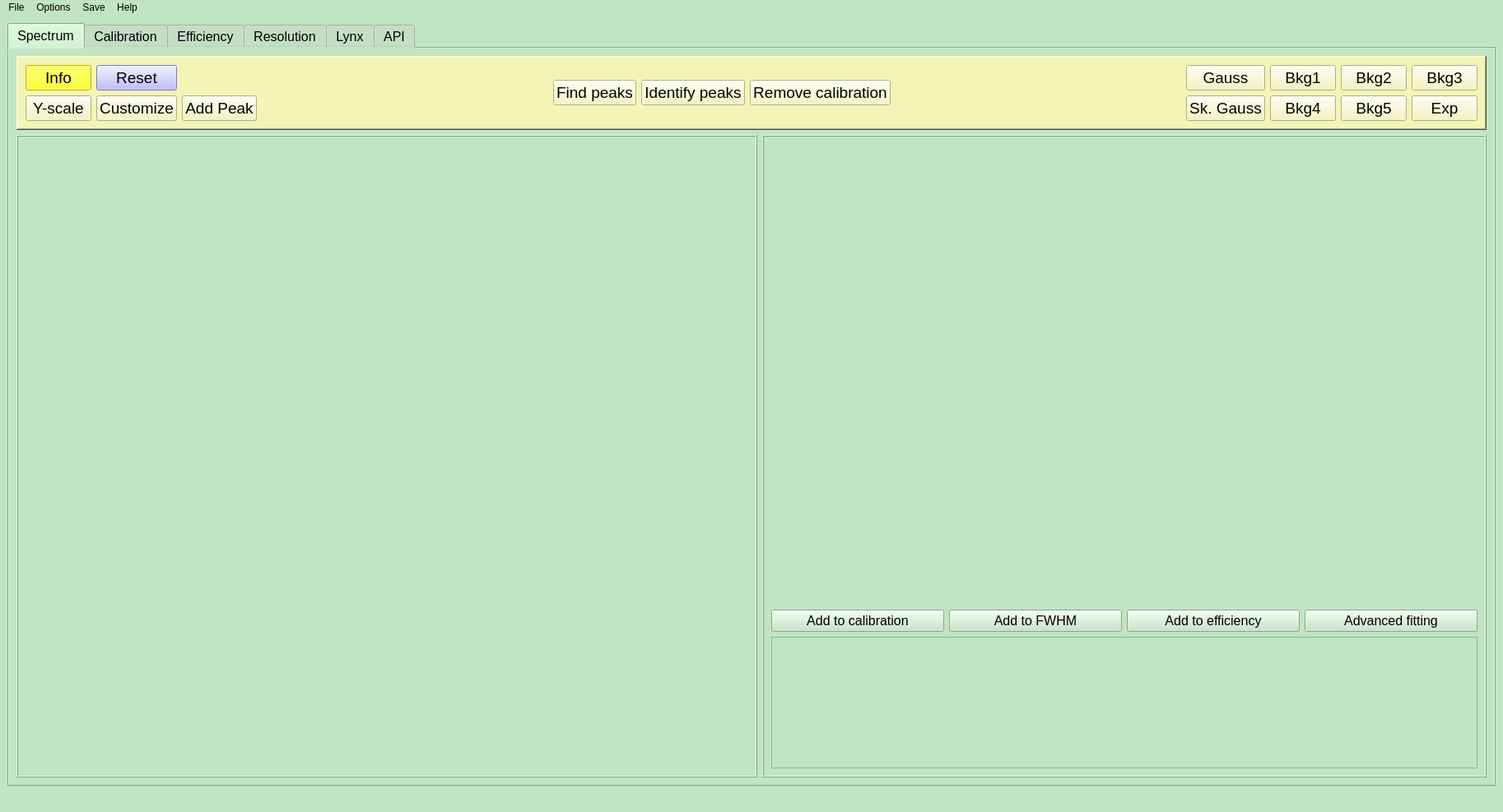
<?xml version="1.0" encoding="UTF-8"?>
<ui version="4.0">
 <class>MainWindow</class>
 <widget class="QMainWindow" name="MainWindow">
  <property name="geometry">
   <rect>
    <x>0</x>
    <y>0</y>
    <width>1826</width>
    <height>987</height>
   </rect>
  </property>
  <property name="windowTitle">
   <string>MainWindow</string>
  </property>
  <property name="styleSheet">
   <string notr="true">background-color: rgb(193, 229, 195);</string>
  </property>
  <widget class="QWidget" name="centralwidget">
   <layout class="QGridLayout" name="gridLayout_2">
    <item row="0" column="0">
     <widget class="QTabWidget" name="tabWidget">
      <property name="enabled">
       <bool>true</bool>
      </property>
      <property name="font">
       <font>
        <pointsize>12</pointsize>
       </font>
      </property>
      <property name="autoFillBackground">
       <bool>true</bool>
      </property>
      <property name="styleSheet">
       <string notr="true"/>
      </property>
      <property name="currentIndex">
       <number>0</number>
      </property>
      <widget class="QWidget" name="tab">
       <attribute name="title">
        <string>Spectrum</string>
       </attribute>
       <layout class="QGridLayout" name="gridLayout_21">
        <item row="0" column="0" colspan="2">
         <widget class="QFrame" name="frame">
          <property name="maximumSize">
           <size>
            <width>16777215</width>
            <height>130</height>
           </size>
          </property>
          <property name="styleSheet">
           <string notr="true">background-color: rgb(244, 244, 183);</string>
          </property>
          <property name="frameShape">
           <enum>QFrame::WinPanel</enum>
          </property>
          <property name="frameShadow">
           <enum>QFrame::Raised</enum>
          </property>
          <layout class="QGridLayout" name="gridLayout_19">
           <item row="0" column="0">
            <layout class="QGridLayout" name="gridLayout_14">
             <property name="sizeConstraint">
              <enum>QLayout::SetDefaultConstraint</enum>
             </property>
             <item row="0" column="4">
              <layout class="QGridLayout" name="gridLayout_3">
               <item row="1" column="0">
                <widget class="QPushButton" name="pushButton_gauss2">
                 <property name="font">
                  <font>
                   <pointsize>14</pointsize>
                  </font>
                 </property>
                 <property name="text">
                  <string>Sk. Gauss</string>
                 </property>
                </widget>
               </item>
               <item row="0" column="3">
                <widget class="QPushButton" name="pushButton_poly3">
                 <property name="font">
                  <font>
                   <pointsize>14</pointsize>
                  </font>
                 </property>
                 <property name="text">
                  <string>Bkg3</string>
                 </property>
                </widget>
               </item>
               <item row="1" column="3">
                <widget class="QPushButton" name="pushButton_exp">
                 <property name="font">
                  <font>
                   <pointsize>14</pointsize>
                  </font>
                 </property>
                 <property name="text">
                  <string>Exp</string>
                 </property>
                </widget>
               </item>
               <item row="0" column="1">
                <widget class="QPushButton" name="pushButton_poly1">
                 <property name="font">
                  <font>
                   <pointsize>14</pointsize>
                  </font>
                 </property>
                 <property name="text">
                  <string>Bkg1</string>
                 </property>
                </widget>
               </item>
               <item row="1" column="2">
                <widget class="QPushButton" name="pushButton_poly5">
                 <property name="font">
                  <font>
                   <pointsize>14</pointsize>
                  </font>
                 </property>
                 <property name="text">
                  <string>Bkg5</string>
                 </property>
                </widget>
               </item>
               <item row="0" column="2">
                <widget class="QPushButton" name="pushButton_poly2">
                 <property name="font">
                  <font>
                   <pointsize>14</pointsize>
                  </font>
                 </property>
                 <property name="text">
                  <string>Bkg2</string>
                 </property>
                </widget>
               </item>
               <item row="1" column="1">
                <widget class="QPushButton" name="pushButton_poly4">
                 <property name="font">
                  <font>
                   <pointsize>14</pointsize>
                  </font>
                 </property>
                 <property name="text">
                  <string>Bkg4</string>
                 </property>
                </widget>
               </item>
               <item row="0" column="0">
                <widget class="QPushButton" name="pushButton_gauss">
                 <property name="font">
                  <font>
                   <pointsize>14</pointsize>
                  </font>
                 </property>
                 <property name="text">
                  <string>Gauss</string>
                 </property>
                </widget>
               </item>
              </layout>
             </item>
             <item row="0" column="0">
              <layout class="QGridLayout" name="gridLayout_13">
               <item row="1" column="0">
                <widget class="QPushButton" name="pushButton_scale">
                 <property name="font">
                  <font>
                   <pointsize>14</pointsize>
                  </font>
                 </property>
                 <property name="text">
                  <string>Y-scale</string>
                 </property>
                </widget>
               </item>
               <item row="1" column="2">
                <widget class="QPushButton" name="button_add_peak">
                 <property name="font">
                  <font>
                   <pointsize>14</pointsize>
                  </font>
                 </property>
                 <property name="text">
                  <string>Add Peak</string>
                 </property>
                </widget>
               </item>
               <item row="1" column="1">
                <widget class="QPushButton" name="button_customize">
                 <property name="font">
                  <font>
                   <pointsize>14</pointsize>
                  </font>
                 </property>
                 <property name="text">
                  <string>Customize</string>
                 </property>
                </widget>
               </item>
               <item row="0" column="0">
                <widget class="QPushButton" name="button_info_main">
                 <property name="font">
                  <font>
                   <pointsize>14</pointsize>
                  </font>
                 </property>
                 <property name="styleSheet">
                  <string notr="true">background-color: rgb(255, 255, 0);</string>
                 </property>
                 <property name="text">
                  <string>Info</string>
                 </property>
                </widget>
               </item>
               <item row="0" column="1">
                <widget class="QPushButton" name="button_reset">
                 <property name="font">
                  <font>
                   <pointsize>14</pointsize>
                  </font>
                 </property>
                 <property name="styleSheet">
                  <string notr="true">background-color: rgb(170, 170, 255);</string>
                 </property>
                 <property name="text">
                  <string>Reset</string>
                 </property>
                </widget>
               </item>
              </layout>
             </item>
             <item row="0" column="2">
              <layout class="QGridLayout" name="gridLayout_12">
               <item row="0" column="2">
                <widget class="QPushButton" name="button_identify_peaks">
                 <property name="font">
                  <font>
                   <pointsize>14</pointsize>
                  </font>
                 </property>
                 <property name="text">
                  <string>Identify peaks</string>
                 </property>
                </widget>
               </item>
               <item row="0" column="1">
                <widget class="QPushButton" name="button_find_peaks">
                 <property name="font">
                  <font>
                   <pointsize>14</pointsize>
                  </font>
                 </property>
                 <property name="text">
                  <string>Find peaks</string>
                 </property>
                </widget>
               </item>
               <item row="0" column="3">
                <widget class="QPushButton" name="button_remove_cal">
                 <property name="font">
                  <font>
                   <pointsize>14</pointsize>
                  </font>
                 </property>
                 <property name="text">
                  <string>Remove calibration</string>
                 </property>
                </widget>
               </item>
              </layout>
             </item>
             <item row="0" column="1">
              <spacer name="horizontalSpacer_24">
               <property name="orientation">
                <enum>Qt::Horizontal</enum>
               </property>
               <property name="sizeHint" stdset="0">
                <size>
                 <width>44</width>
                 <height>20</height>
                </size>
               </property>
              </spacer>
             </item>
             <item row="0" column="3">
              <spacer name="horizontalSpacer_6">
               <property name="orientation">
                <enum>Qt::Horizontal</enum>
               </property>
               <property name="sizeHint" stdset="0">
                <size>
                 <width>6</width>
                 <height>17</height>
                </size>
               </property>
              </spacer>
             </item>
            </layout>
           </item>
          </layout>
         </widget>
        </item>
        <item row="1" column="0">
         <widget class="QFrame" name="frame_2">
          <property name="minimumSize">
           <size>
            <width>900</width>
            <height>0</height>
           </size>
          </property>
          <property name="maximumSize">
           <size>
            <width>16777215</width>
            <height>16777215</height>
           </size>
          </property>
          <property name="frameShape">
           <enum>QFrame::Box</enum>
          </property>
          <property name="frameShadow">
           <enum>QFrame::Raised</enum>
          </property>
          <layout class="QGridLayout" name="gridLayout_18">
           <item row="0" column="0">
            <widget class="MplWidget" name="main_plot" native="true">
             <property name="autoFillBackground">
              <bool>false</bool>
             </property>
            </widget>
           </item>
          </layout>
         </widget>
        </item>
        <item row="1" column="1">
         <widget class="QFrame" name="frame_3">
          <property name="maximumSize">
           <size>
            <width>980</width>
            <height>16777215</height>
           </size>
          </property>
          <property name="frameShape">
           <enum>QFrame::Box</enum>
          </property>
          <property name="frameShadow">
           <enum>QFrame::Raised</enum>
          </property>
          <layout class="QGridLayout" name="gridLayout_20">
           <item row="0" column="0">
            <layout class="QGridLayout" name="gridLayout_17">
             <item row="0" column="0">
              <widget class="MplWidget" name="fit_plot" native="true">
               <property name="minimumSize">
                <size>
                 <width>0</width>
                 <height>450</height>
                </size>
               </property>
               <property name="maximumSize">
                <size>
                 <width>2000</width>
                 <height>2000</height>
                </size>
               </property>
               <property name="autoFillBackground">
                <bool>false</bool>
               </property>
              </widget>
             </item>
             <item row="1" column="0">
              <layout class="QGridLayout" name="gridLayout_16">
               <item row="0" column="0">
                <widget class="QPushButton" name="button_add_cal">
                 <property name="font">
                  <font>
                   <pointsize>12</pointsize>
                  </font>
                 </property>
                 <property name="text">
                  <string>Add to calibration</string>
                 </property>
                </widget>
               </item>
               <item row="0" column="1">
                <widget class="QPushButton" name="button_add_fwhm">
                 <property name="font">
                  <font>
                   <pointsize>12</pointsize>
                  </font>
                 </property>
                 <property name="text">
                  <string>Add to FWHM</string>
                 </property>
                </widget>
               </item>
               <item row="0" column="2">
                <widget class="QPushButton" name="button_add_eff">
                 <property name="font">
                  <font>
                   <pointsize>12</pointsize>
                  </font>
                 </property>
                 <property name="text">
                  <string>Add to efficiency</string>
                 </property>
                </widget>
               </item>
               <item row="0" column="3">
                <widget class="QPushButton" name="button_adv_fit">
                 <property name="font">
                  <font>
                   <pointsize>12</pointsize>
                  </font>
                 </property>
                 <property name="text">
                  <string>Advanced fitting</string>
                 </property>
                </widget>
               </item>
              </layout>
             </item>
             <item row="2" column="0">
              <widget class="QScrollArea" name="table_fit_area">
               <property name="maximumSize">
                <size>
                 <width>16777215</width>
                 <height>160</height>
                </size>
               </property>
               <property name="verticalScrollBarPolicy">
                <enum>Qt::ScrollBarAlwaysOff</enum>
               </property>
               <property name="horizontalScrollBarPolicy">
                <enum>Qt::ScrollBarAlwaysOff</enum>
               </property>
               <property name="widgetResizable">
                <bool>true</bool>
               </property>
               <widget class="QWidget" name="scrollAreaWidgetContents">
                <property name="geometry">
                 <rect>
                  <x>0</x>
                  <y>0</y>
                  <width>839</width>
                  <height>158</height>
                 </rect>
                </property>
               </widget>
              </widget>
             </item>
            </layout>
           </item>
          </layout>
         </widget>
        </item>
       </layout>
       <zorder>frame_3</zorder>
       <zorder>frame</zorder>
       <zorder>frame_2</zorder>
      </widget>
      <widget class="QWidget" name="tab_3">
       <attribute name="title">
        <string>Calibration</string>
       </attribute>
       <layout class="QGridLayout" name="gridLayout_4">
        <item row="0" column="0">
         <widget class="QPushButton" name="button_origin">
          <property name="font">
           <font>
            <pointsize>14</pointsize>
           </font>
          </property>
          <property name="text">
           <string>Origin yes/no</string>
          </property>
         </widget>
        </item>
        <item row="0" column="1">
         <spacer name="horizontalSpacer_12">
          <property name="orientation">
           <enum>Qt::Horizontal</enum>
          </property>
          <property name="sizeHint" stdset="0">
           <size>
            <width>89</width>
            <height>20</height>
           </size>
          </property>
         </spacer>
        </item>
        <item row="0" column="2">
         <widget class="QLabel" name="label_order">
          <property name="font">
           <font>
            <pointsize>12</pointsize>
           </font>
          </property>
          <property name="text">
           <string>&lt;html&gt;&lt;head/&gt;&lt;body&gt;&lt;p&gt;Fit order:&lt;/p&gt;&lt;/body&gt;&lt;/html&gt;</string>
          </property>
         </widget>
        </item>
        <item row="0" column="3">
         <widget class="QPushButton" name="button_cal1">
          <property name="font">
           <font>
            <pointsize>14</pointsize>
           </font>
          </property>
          <property name="text">
           <string>n=1</string>
          </property>
         </widget>
        </item>
        <item row="0" column="4">
         <widget class="QPushButton" name="button_cal2">
          <property name="font">
           <font>
            <pointsize>14</pointsize>
           </font>
          </property>
          <property name="text">
           <string>n=2</string>
          </property>
         </widget>
        </item>
        <item row="0" column="5">
         <widget class="QPushButton" name="button_cal3">
          <property name="font">
           <font>
            <pointsize>14</pointsize>
           </font>
          </property>
          <property name="text">
           <string>n=3</string>
          </property>
         </widget>
        </item>
        <item row="0" column="6">
         <spacer name="horizontalSpacer_18">
          <property name="orientation">
           <enum>Qt::Horizontal</enum>
          </property>
          <property name="sizeHint" stdset="0">
           <size>
            <width>19</width>
            <height>20</height>
           </size>
          </property>
         </spacer>
        </item>
        <item row="0" column="7">
         <widget class="QPushButton" name="button_apply_cal">
          <property name="font">
           <font>
            <pointsize>14</pointsize>
           </font>
          </property>
          <property name="text">
           <string>Apply calibration</string>
          </property>
         </widget>
        </item>
        <item row="0" column="8">
         <spacer name="horizontalSpacer_14">
          <property name="orientation">
           <enum>Qt::Horizontal</enum>
          </property>
          <property name="sizeHint" stdset="0">
           <size>
            <width>81</width>
            <height>20</height>
           </size>
          </property>
         </spacer>
        </item>
        <item row="0" column="9">
         <widget class="QPushButton" name="button_cal_eqns">
          <property name="font">
           <font>
            <pointsize>14</pointsize>
           </font>
          </property>
          <property name="text">
           <string>Set Equations</string>
          </property>
         </widget>
        </item>
        <item row="0" column="10">
         <spacer name="horizontalSpacer_15">
          <property name="orientation">
           <enum>Qt::Horizontal</enum>
          </property>
          <property name="sizeHint" stdset="0">
           <size>
            <width>210</width>
            <height>20</height>
           </size>
          </property>
         </spacer>
        </item>
        <item row="0" column="11">
         <widget class="QPushButton" name="button_reset_cal">
          <property name="font">
           <font>
            <pointsize>14</pointsize>
           </font>
          </property>
          <property name="text">
           <string>Reset</string>
          </property>
         </widget>
        </item>
        <item row="0" column="12">
         <spacer name="horizontalSpacer_13">
          <property name="orientation">
           <enum>Qt::Horizontal</enum>
          </property>
          <property name="sizeHint" stdset="0">
           <size>
            <width>89</width>
            <height>20</height>
           </size>
          </property>
         </spacer>
        </item>
        <item row="1" column="0" colspan="13">
         <widget class="MplWidget" name="cal_plot" native="true">
          <property name="mouseTracking">
           <bool>false</bool>
          </property>
          <property name="autoFillBackground">
           <bool>false</bool>
          </property>
         </widget>
        </item>
       </layout>
      </widget>
      <widget class="QWidget" name="tab_4">
       <attribute name="title">
        <string>Efficiency</string>
       </attribute>
       <layout class="QGridLayout" name="gridLayout_6">
        <item row="0" column="0">
         <spacer name="horizontalSpacer_22">
          <property name="orientation">
           <enum>Qt::Horizontal</enum>
          </property>
          <property name="sizeHint" stdset="0">
           <size>
            <width>40</width>
            <height>20</height>
           </size>
          </property>
         </spacer>
        </item>
        <item row="0" column="1">
         <widget class="QPushButton" name="button_yscale_eff">
          <property name="font">
           <font>
            <pointsize>14</pointsize>
           </font>
          </property>
          <property name="text">
           <string>Y-scale</string>
          </property>
         </widget>
        </item>
        <item row="0" column="2">
         <spacer name="horizontalSpacer_21">
          <property name="orientation">
           <enum>Qt::Horizontal</enum>
          </property>
          <property name="sizeHint" stdset="0">
           <size>
            <width>40</width>
            <height>20</height>
           </size>
          </property>
         </spacer>
        </item>
        <item row="0" column="3">
         <widget class="QPushButton" name="button_fit1_eff">
          <property name="font">
           <font>
            <pointsize>14</pointsize>
           </font>
          </property>
          <property name="text">
           <string>Fit 1</string>
          </property>
         </widget>
        </item>
        <item row="0" column="4">
         <spacer name="horizontalSpacer_23">
          <property name="orientation">
           <enum>Qt::Horizontal</enum>
          </property>
          <property name="sizeHint" stdset="0">
           <size>
            <width>40</width>
            <height>20</height>
           </size>
          </property>
         </spacer>
        </item>
        <item row="0" column="5">
         <widget class="QPushButton" name="button_fit2_eff">
          <property name="font">
           <font>
            <pointsize>14</pointsize>
           </font>
          </property>
          <property name="text">
           <string>Fit 2</string>
          </property>
         </widget>
        </item>
        <item row="0" column="6">
         <spacer name="horizontalSpacer_7">
          <property name="orientation">
           <enum>Qt::Horizontal</enum>
          </property>
          <property name="sizeHint" stdset="0">
           <size>
            <width>1286</width>
            <height>20</height>
           </size>
          </property>
         </spacer>
        </item>
        <item row="0" column="7">
         <widget class="QPushButton" name="button_reset_eff">
          <property name="font">
           <font>
            <pointsize>14</pointsize>
           </font>
          </property>
          <property name="text">
           <string>Reset</string>
          </property>
         </widget>
        </item>
        <item row="1" column="0" colspan="8">
         <widget class="MplWidget" name="efficiency_plot" native="true">
          <property name="mouseTracking">
           <bool>false</bool>
          </property>
          <property name="autoFillBackground">
           <bool>false</bool>
          </property>
         </widget>
        </item>
       </layout>
      </widget>
      <widget class="QWidget" name="tab_5">
       <attribute name="title">
        <string>Resolution</string>
       </attribute>
       <layout class="QGridLayout" name="gridLayout_5">
        <item row="0" column="0">
         <widget class="QPushButton" name="button_origin_fwhm">
          <property name="font">
           <font>
            <pointsize>14</pointsize>
           </font>
          </property>
          <property name="text">
           <string>Origin yes/no</string>
          </property>
         </widget>
        </item>
        <item row="0" column="1">
         <widget class="QPushButton" name="button_fwhm1">
          <property name="font">
           <font>
            <pointsize>14</pointsize>
            <weight>50</weight>
            <bold>false</bold>
           </font>
          </property>
          <property name="text">
           <string>Fit order = 1</string>
          </property>
         </widget>
        </item>
        <item row="0" column="2">
         <widget class="QPushButton" name="button_fwhm2">
          <property name="font">
           <font>
            <pointsize>14</pointsize>
            <weight>50</weight>
            <bold>false</bold>
           </font>
          </property>
          <property name="text">
           <string>Fit order = 2</string>
          </property>
         </widget>
        </item>
        <item row="0" column="3">
         <widget class="QPushButton" name="button_extrapolate">
          <property name="font">
           <font>
            <pointsize>14</pointsize>
           </font>
          </property>
          <property name="text">
           <string>Extrapolate</string>
          </property>
         </widget>
        </item>
        <item row="0" column="4">
         <spacer name="horizontalSpacer_4">
          <property name="orientation">
           <enum>Qt::Horizontal</enum>
          </property>
          <property name="sizeHint" stdset="0">
           <size>
            <width>1110</width>
            <height>20</height>
           </size>
          </property>
         </spacer>
        </item>
        <item row="0" column="5">
         <widget class="QPushButton" name="button_reset_fwhm">
          <property name="font">
           <font>
            <pointsize>14</pointsize>
           </font>
          </property>
          <property name="text">
           <string>Reset </string>
          </property>
         </widget>
        </item>
        <item row="0" column="6">
         <spacer name="horizontalSpacer_5">
          <property name="orientation">
           <enum>Qt::Horizontal</enum>
          </property>
          <property name="sizeHint" stdset="0">
           <size>
            <width>14</width>
            <height>20</height>
           </size>
          </property>
         </spacer>
        </item>
        <item row="1" column="0" colspan="7">
         <widget class="MplWidget" name="resolution_plot" native="true">
          <property name="mouseTracking">
           <bool>false</bool>
          </property>
          <property name="autoFillBackground">
           <bool>false</bool>
          </property>
         </widget>
        </item>
       </layout>
      </widget>
      <widget class="QWidget" name="tab_lynx">
       <attribute name="title">
        <string>Lynx</string>
       </attribute>
       <layout class="QGridLayout" name="gridLayout_7">
        <item row="0" column="4">
         <widget class="QPushButton" name="button_lynx_yscale">
          <property name="font">
           <font>
            <pointsize>14</pointsize>
           </font>
          </property>
          <property name="text">
           <string>Y-scale</string>
          </property>
         </widget>
        </item>
        <item row="0" column="0">
         <widget class="QPushButton" name="button_load_tlist">
          <property name="font">
           <font>
            <pointsize>14</pointsize>
           </font>
          </property>
          <property name="text">
           <string>Load tlist file</string>
          </property>
         </widget>
        </item>
        <item row="0" column="1">
         <spacer name="horizontalSpacer_8">
          <property name="orientation">
           <enum>Qt::Horizontal</enum>
          </property>
          <property name="sizeHint" stdset="0">
           <size>
            <width>1222</width>
            <height>20</height>
           </size>
          </property>
         </spacer>
        </item>
        <item row="0" column="3">
         <widget class="QPushButton" name="button_reset_1">
          <property name="font">
           <font>
            <pointsize>14</pointsize>
           </font>
          </property>
          <property name="text">
           <string>Reset plot 1</string>
          </property>
         </widget>
        </item>
        <item row="0" column="2">
         <widget class="QPushButton" name="button_send_to_spect">
          <property name="font">
           <font>
            <pointsize>14</pointsize>
           </font>
          </property>
          <property name="text">
           <string>Send to Spectrum</string>
          </property>
         </widget>
        </item>
        <item row="1" column="0" colspan="5">
         <widget class="MplWidget" name="lynx_plot" native="true">
          <property name="mouseTracking">
           <bool>false</bool>
          </property>
          <property name="autoFillBackground">
           <bool>false</bool>
          </property>
          <widget class="QWidget" name="layoutWidget">
           <property name="geometry">
            <rect>
             <x>20</x>
             <y>390</y>
             <width>801</width>
             <height>185</height>
            </rect>
           </property>
           <layout class="QGridLayout" name="gridLayout_11">
            <item row="0" column="0">
             <widget class="QGroupBox" name="groupBox">
              <property name="maximumSize">
               <size>
                <width>461</width>
                <height>16777215</height>
               </size>
              </property>
              <property name="font">
               <font>
                <pointsize>10</pointsize>
               </font>
              </property>
              <property name="title">
               <string>Time histogram</string>
              </property>
              <layout class="QGridLayout" name="gridLayout_9">
               <item row="0" column="0">
                <widget class="QLabel" name="label_3">
                 <property name="font">
                  <font>
                   <pointsize>10</pointsize>
                  </font>
                 </property>
                 <property name="text">
                  <string>period [us] = </string>
                 </property>
                </widget>
               </item>
               <item row="0" column="1">
                <widget class="QLineEdit" name="edit_period"/>
               </item>
               <item row="0" column="2">
                <widget class="QLabel" name="label_4">
                 <property name="font">
                  <font>
                   <pointsize>10</pointsize>
                  </font>
                 </property>
                 <property name="text">
                  <string>bins =</string>
                 </property>
                </widget>
               </item>
               <item row="0" column="3">
                <widget class="QLineEdit" name="edit_tbins"/>
               </item>
               <item row="0" column="4">
                <widget class="QPushButton" name="button_apply_lynx">
                 <property name="text">
                  <string>Apply</string>
                 </property>
                </widget>
               </item>
              </layout>
             </widget>
            </item>
            <item row="0" column="1">
             <widget class="QGroupBox" name="groupBox_2">
              <property name="font">
               <font>
                <pointsize>10</pointsize>
               </font>
              </property>
              <property name="title">
               <string>Energy filter</string>
              </property>
              <layout class="QGridLayout" name="gridLayout_10">
               <item row="0" column="0">
                <widget class="QLabel" name="label_5">
                 <property name="font">
                  <font>
                   <pointsize>10</pointsize>
                  </font>
                 </property>
                 <property name="text">
                  <string>bins =</string>
                 </property>
                </widget>
               </item>
               <item row="0" column="1">
                <widget class="QLineEdit" name="edit_dt_bins"/>
               </item>
               <item row="0" column="2">
                <widget class="QPushButton" name="button_apply_lynx_e">
                 <property name="text">
                  <string>Apply</string>
                 </property>
                </widget>
               </item>
              </layout>
             </widget>
            </item>
            <item row="1" column="0">
             <widget class="QGroupBox" name="box_trange">
              <property name="maximumSize">
               <size>
                <width>461</width>
                <height>16777215</height>
               </size>
              </property>
              <property name="font">
               <font>
                <pointsize>10</pointsize>
               </font>
              </property>
              <property name="title">
               <string>Time range [us]</string>
              </property>
              <layout class="QGridLayout" name="gridLayout_8">
               <item row="0" column="0">
                <widget class="QLabel" name="label">
                 <property name="font">
                  <font>
                   <pointsize>10</pointsize>
                  </font>
                 </property>
                 <property name="text">
                  <string>t0 = </string>
                 </property>
                </widget>
               </item>
               <item row="0" column="1">
                <widget class="QLineEdit" name="edit_t0"/>
               </item>
               <item row="0" column="2">
                <widget class="QLabel" name="label_2">
                 <property name="font">
                  <font>
                   <pointsize>10</pointsize>
                  </font>
                 </property>
                 <property name="text">
                  <string>t1 = </string>
                 </property>
                </widget>
               </item>
               <item row="0" column="3">
                <widget class="QLineEdit" name="edit_t1"/>
               </item>
               <item row="0" column="4">
                <widget class="QPushButton" name="button_filter_lynx">
                 <property name="font">
                  <font>
                   <pointsize>10</pointsize>
                  </font>
                 </property>
                 <property name="text">
                  <string>Filter</string>
                 </property>
                </widget>
               </item>
              </layout>
             </widget>
            </item>
            <item row="1" column="1">
             <widget class="QGroupBox" name="groupBox_3">
              <property name="maximumSize">
               <size>
                <width>351</width>
                <height>16777215</height>
               </size>
              </property>
              <property name="font">
               <font>
                <pointsize>10</pointsize>
               </font>
              </property>
              <property name="title">
               <string>Energy range [ch]</string>
              </property>
              <widget class="QLabel" name="label_7">
               <property name="geometry">
                <rect>
                 <x>120</x>
                 <y>40</y>
                 <width>37</width>
                 <height>30</height>
                </rect>
               </property>
               <property name="font">
                <font>
                 <pointsize>10</pointsize>
                </font>
               </property>
               <property name="text">
                <string>ch1 = </string>
               </property>
              </widget>
              <widget class="QLineEdit" name="edit_ch1">
               <property name="geometry">
                <rect>
                 <x>160</x>
                 <y>40</y>
                 <width>71</width>
                 <height>27</height>
                </rect>
               </property>
              </widget>
              <widget class="QPushButton" name="button_filter_lynx_e">
               <property name="geometry">
                <rect>
                 <x>240</x>
                 <y>40</y>
                 <width>93</width>
                 <height>30</height>
                </rect>
               </property>
               <property name="font">
                <font>
                 <pointsize>10</pointsize>
                </font>
               </property>
               <property name="text">
                <string>Filter</string>
               </property>
              </widget>
              <widget class="QLabel" name="label_8">
               <property name="geometry">
                <rect>
                 <x>6</x>
                 <y>40</y>
                 <width>37</width>
                 <height>30</height>
                </rect>
               </property>
               <property name="font">
                <font>
                 <pointsize>10</pointsize>
                </font>
               </property>
               <property name="text">
                <string>ch0 = </string>
               </property>
              </widget>
              <widget class="QLineEdit" name="edit_ch0">
               <property name="geometry">
                <rect>
                 <x>50</x>
                 <y>41</y>
                 <width>61</width>
                 <height>27</height>
                </rect>
               </property>
              </widget>
             </widget>
            </item>
           </layout>
          </widget>
         </widget>
        </item>
       </layout>
      </widget>
      <widget class="QWidget" name="tab_6">
       <attribute name="title">
        <string>API</string>
       </attribute>
       <layout class="QGridLayout" name="gridLayout_15">
        <item row="0" column="0">
         <widget class="QPushButton" name="api_yscale">
          <property name="font">
           <font>
            <pointsize>14</pointsize>
           </font>
          </property>
          <property name="text">
           <string>Y-scale</string>
          </property>
         </widget>
        </item>
        <item row="0" column="1">
         <widget class="QPushButton" name="api_send_to_spect">
          <property name="font">
           <font>
            <pointsize>14</pointsize>
           </font>
          </property>
          <property name="text">
           <string>Send to Spectrum</string>
          </property>
         </widget>
        </item>
        <item row="0" column="2">
         <spacer name="horizontalSpacer_2">
          <property name="orientation">
           <enum>Qt::Horizontal</enum>
          </property>
          <property name="sizeHint" stdset="0">
           <size>
            <width>143</width>
            <height>20</height>
           </size>
          </property>
         </spacer>
        </item>
        <item row="0" column="3">
         <layout class="QGridLayout" name="gridLayout">
          <item row="0" column="0">
           <widget class="QLabel" name="api_label_date">
            <property name="font">
             <font>
              <pointsize>14</pointsize>
             </font>
            </property>
            <property name="text">
             <string>DATE:</string>
            </property>
           </widget>
          </item>
          <item row="0" column="1">
           <widget class="QLineEdit" name="api_date_txt">
            <property name="text">
             <string/>
            </property>
           </widget>
          </item>
          <item row="0" column="2">
           <widget class="QLabel" name="api_label_run">
            <property name="font">
             <font>
              <pointsize>14</pointsize>
             </font>
            </property>
            <property name="text">
             <string>RUN:</string>
            </property>
           </widget>
          </item>
          <item row="0" column="3">
           <widget class="QLineEdit" name="api_run_txt">
            <property name="text">
             <string/>
            </property>
           </widget>
          </item>
          <item row="1" column="0">
           <widget class="QLabel" name="api_label_path">
            <property name="font">
             <font>
              <pointsize>14</pointsize>
             </font>
            </property>
            <property name="text">
             <string>Path:</string>
            </property>
           </widget>
          </item>
          <item row="1" column="1" colspan="3">
           <widget class="QLineEdit" name="api_path_txt">
            <property name="text">
             <string/>
            </property>
           </widget>
          </item>
         </layout>
        </item>
        <item row="0" column="4">
         <widget class="QLabel" name="api_label_ch">
          <property name="font">
           <font>
            <pointsize>14</pointsize>
           </font>
          </property>
          <property name="text">
           <string>CH:</string>
          </property>
         </widget>
        </item>
        <item row="0" column="5">
         <widget class="QLineEdit" name="api_ch_txt">
          <property name="text">
           <string/>
          </property>
         </widget>
        </item>
        <item row="0" column="6">
         <widget class="QPushButton" name="api_load_file">
          <property name="font">
           <font>
            <pointsize>14</pointsize>
           </font>
          </property>
          <property name="text">
           <string>Load File</string>
          </property>
         </widget>
        </item>
        <item row="0" column="7">
         <spacer name="horizontalSpacer_3">
          <property name="orientation">
           <enum>Qt::Horizontal</enum>
          </property>
          <property name="sizeHint" stdset="0">
           <size>
            <width>142</width>
            <height>20</height>
           </size>
          </property>
         </spacer>
        </item>
        <item row="0" column="8">
         <widget class="QLabel" name="api_label_txt">
          <property name="font">
           <font>
            <pointsize>14</pointsize>
           </font>
          </property>
          <property name="text">
           <string>Vmax:</string>
          </property>
         </widget>
        </item>
        <item row="0" column="9">
         <widget class="QLineEdit" name="api_vmax_txt">
          <property name="text">
           <string/>
          </property>
         </widget>
        </item>
        <item row="0" column="10">
         <widget class="QPushButton" name="api_button_filters">
          <property name="font">
           <font>
            <pointsize>14</pointsize>
           </font>
          </property>
          <property name="text">
           <string>Filters</string>
          </property>
         </widget>
        </item>
        <item row="0" column="11">
         <widget class="QPushButton" name="api_button_logxy">
          <property name="font">
           <font>
            <pointsize>14</pointsize>
           </font>
          </property>
          <property name="text">
           <string>LogXY</string>
          </property>
         </widget>
        </item>
        <item row="0" column="12">
         <widget class="QPushButton" name="api_reset">
          <property name="font">
           <font>
            <pointsize>14</pointsize>
           </font>
          </property>
          <property name="text">
           <string>Reset</string>
          </property>
         </widget>
        </item>
        <item row="1" column="0" colspan="13">
         <widget class="MplWidget" name="api_plot" native="true">
          <property name="mouseTracking">
           <bool>false</bool>
          </property>
          <property name="autoFillBackground">
           <bool>false</bool>
          </property>
         </widget>
        </item>
       </layout>
      </widget>
     </widget>
    </item>
   </layout>
  </widget>
  <widget class="QMenuBar" name="menubar">
   <property name="geometry">
    <rect>
     <x>0</x>
     <y>0</y>
     <width>1826</width>
     <height>26</height>
    </rect>
   </property>
   <widget class="QMenu" name="menuFile">
    <property name="title">
     <string>File</string>
    </property>
    <addaction name="openFile"/>
   </widget>
   <widget class="QMenu" name="menuOptions">
    <property name="title">
     <string>Options</string>
    </property>
    <addaction name="clearSpectrum"/>
    <addaction name="info_file"/>
   </widget>
   <widget class="QMenu" name="menuSave">
    <property name="title">
     <string>Save</string>
    </property>
    <addaction name="saveSpect"/>
    <addaction name="saveFitReport"/>
    <addaction name="saveIDpeaks"/>
   </widget>
   <widget class="QMenu" name="menuHelp">
    <property name="title">
     <string>Help</string>
    </property>
   </widget>
   <addaction name="menuFile"/>
   <addaction name="menuOptions"/>
   <addaction name="menuSave"/>
   <addaction name="menuHelp"/>
  </widget>
  <widget class="QStatusBar" name="statusbar"/>
  <action name="openFile">
   <property name="text">
    <string>Open</string>
   </property>
   <property name="font">
    <font>
     <pointsize>10</pointsize>
    </font>
   </property>
   <property name="shortcut">
    <string>Ctrl+O</string>
   </property>
  </action>
  <action name="saveFitReport">
   <property name="text">
    <string>Save fit report</string>
   </property>
   <property name="font">
    <font>
     <pointsize>10</pointsize>
    </font>
   </property>
   <property name="shortcut">
    <string>Ctrl+F</string>
   </property>
  </action>
  <action name="saveSpect">
   <property name="text">
    <string>Save spectrum</string>
   </property>
   <property name="font">
    <font>
     <pointsize>10</pointsize>
    </font>
   </property>
   <property name="shortcut">
    <string>Ctrl+S</string>
   </property>
  </action>
  <action name="clearSpectrum">
   <property name="text">
    <string>Clear spectrum</string>
   </property>
   <property name="font">
    <font>
     <pointsize>10</pointsize>
    </font>
   </property>
  </action>
  <action name="info_file">
   <property name="text">
    <string>File info</string>
   </property>
   <property name="font">
    <font>
     <pointsize>10</pointsize>
    </font>
   </property>
   <property name="shortcut">
    <string>Ctrl+I</string>
   </property>
  </action>
  <action name="isotopeID">
   <property name="text">
    <string>Isotope ID</string>
   </property>
   <property name="font">
    <font>
     <pointsize>10</pointsize>
    </font>
   </property>
  </action>
  <action name="smoothSpectrum">
   <property name="text">
    <string>Smooth spectrum</string>
   </property>
  </action>
  <action name="saveIDpeaks">
   <property name="text">
    <string>Save identified peaks</string>
   </property>
   <property name="font">
    <font>
     <pointsize>10</pointsize>
    </font>
   </property>
  </action>
 </widget>
 <customwidgets>
  <customwidget>
   <class>MplWidget</class>
   <extends>QWidget</extends>
   <header>mplwidget.h</header>
   <container>1</container>
  </customwidget>
 </customwidgets>
 <resources/>
 <connections/>
</ui>
